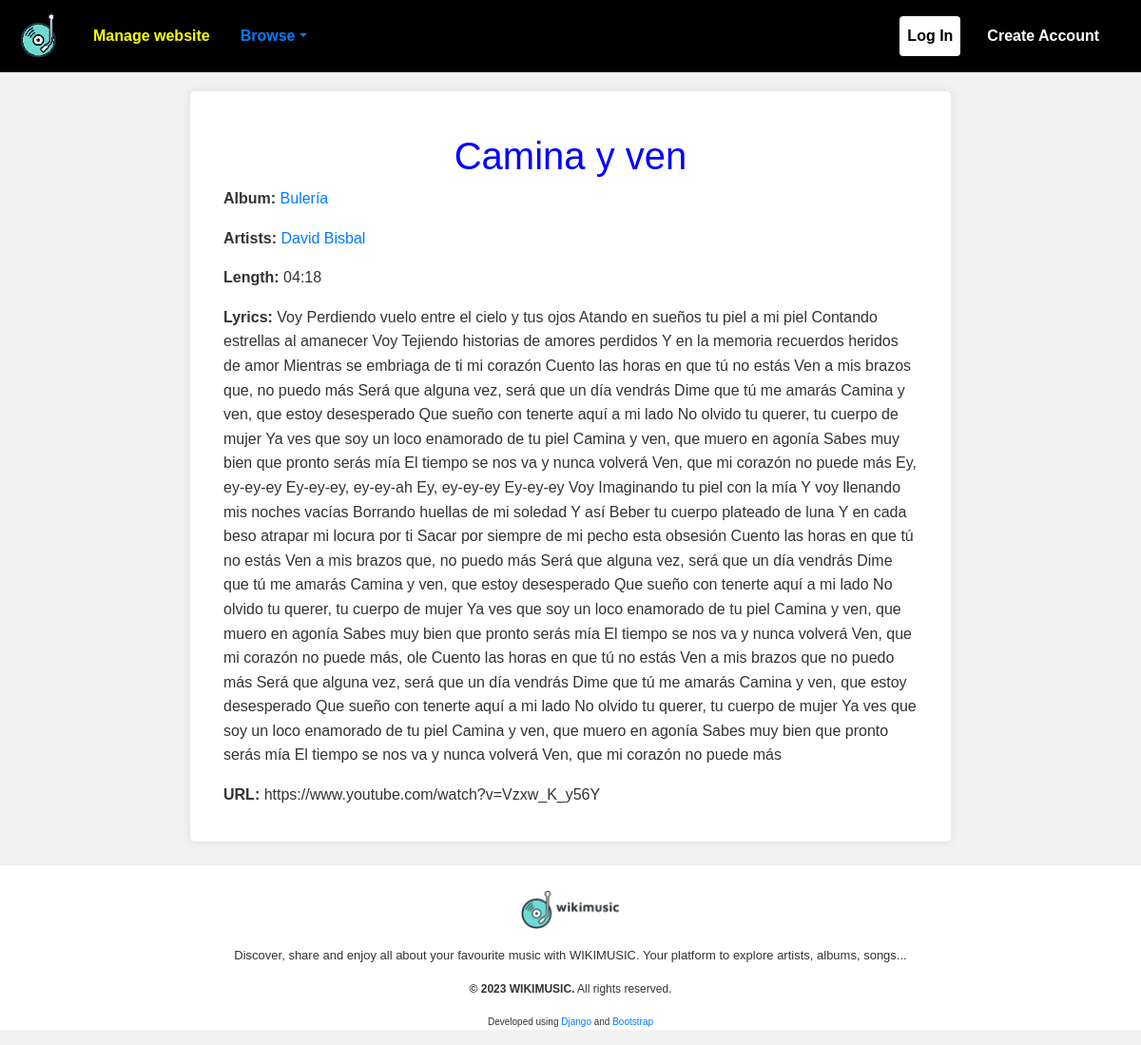
The page /wikimusic/visualize/song/1/ on the database its author committed.
### wikimusic/models.py (models this page shows, shortened)
class Song (models.Model):
    idSong = models.IntegerField(primary_key=True)
    title = models.CharField(max_length=100)
    albumSong = models.ForeignKey(Album, on_delete=models.CASCADE, related_name='songs')
    artistsSong = models.ManyToManyField(Artist)
    lengthSong = models.CharField(max_length=5, validators=[RegexValidator(regex=r'^\d{2}:\d{2}$', message='Invalid time format. Use mm:ss format.')])
    lyrics = models.TextField(blank=True, null=True)
    urlSong = models.URLField()

class Album (models.Model):
    idAlbum = models.IntegerField(primary_key=True)
    albumName = models.CharField(max_length=40)
    artist = models.ForeignKey(Artist, on_delete=models.CASCADE, related_name='albums')
    release = models.DateTimeField()
    lengthAlbum = models.CharField(max_length=5, validators=[RegexValidator(regex=r'^\d{2}:\d{2}$', message='Invalid time format. Use mm:ss format.')])
    numSongs = models.PositiveSmallIntegerField()
    urlAlbum = models.URLField()

class Artist (models.Model):
    idArtist = models.IntegerField(primary_key=True)
    firstname = models.CharField(max_length=20)
    surname = models.CharField(max_length=20)
    born = models.DateTimeField()
    death = models.DateTimeField(null=True, blank=True)
    bornCountry = models.CharField(max_length=30)
    bornCity = models.CharField(max_length=30)
    gender = models.CharField(max_length=10, choices=GENDER_CHOICES)

### wikimusic/views.py (the view)
# urls.py: path('visualize/song/<str:idSong>/', views.vSong, name='wikimusic-v-song'),
def vSong(request, idSong):
    song = Song.objects.get(idSong=idSong)
    return render(request, VISUALIZE_SONG, {'song': song})

### wikimusic/contexttemplates.py (called while the page is built)
def contextWikimusic(request):
    return {'wikimusic_base_html' : 'wikimusic/base.html',
            'wikimusic_icon' : 'wikimusic/icon.png',
            'wikimusic_logo' : 'wikimusic/logo.png',
            }

### wikimusic/templates/wikimusic/visualize_song.html (shortened to what this page needs)
{% extends wikimusic_base_html %}
{% block content %}
<div class="container mt-4">
    {% if song %}
        <h1>{{ song.title }}</h1>
        <p><strong>Album:</strong> <a href="{% url 'wikimusic-v-album' song.albumSong.idAlbum %}">{{ song.albumSong.albumName }}</a></p>
        <p><strong>Artists:</strong>
            {% for artist in song.artistsSong.all %}
                <a href="{% url 'wikimusic-v-artist' artist.idArtist %}">{{ artist.firstname }} {{ artist.surname }}</a>{% if not forloop.last %}, {% endif %}
            {% endfor %}
        </p>
        <p><strong>Length:</strong> {{ song.lengthSong }}</p>
        <p><strong>Lyrics:</strong> {{ song.lyrics|default:"Not available" }}</p>
        <p><strong>URL:</strong> {{ song.urlSong }}</p>
    {% else %}
        <p class="alert alert-warning">Song not found</p>
    {% endif %}
</div>
{% endblock %}

### wikimusic/templates/wikimusic/base.html (style rules this page uses)
body { font-family: 'Arial', sans-serif; background-color: #f2f2f2; color: #333; line-height: 1.6; }
h1 { text-align:center; color: blue; }

### rows shown on the page
Song: title "Camina y ven", albumSong.albumName "Bulería", lengthSong "04:18", lyrics "Voy Perdiendo vuelo entre el cielo y tus ojos Atando en sueños tu piel a mi piel Contando estrellas al amanecer Voy Tejiendo historias de amores perdidos Y en la memoria recuerdos heridos de amor Mientras se embriaga de ti mi corazón Cuento las horas en que tú no estás Ven a mis brazos que, no puedo más Será que alguna vez, será que un día vendrás Dime que tú me amarás Camina y ven, que estoy desesperado Que sueño con tenerte aquí a mi lado No olvido tu querer, tu cuerpo de mujer Ya ves que soy un loco enamorado de tu piel Camina y ven, que muero en agonía Sabes muy bien que pronto serás mía El tiempo se nos va y nunca volverá Ven, que mi corazón no puede más Ey, ey-ey-ey Ey-ey-ey, ey-ey-ah…", urlSong "https://www.youtube.com/watch?v=Vzxw_K_y56Y"
Artist: firstname "David", surname "Bisbal"
